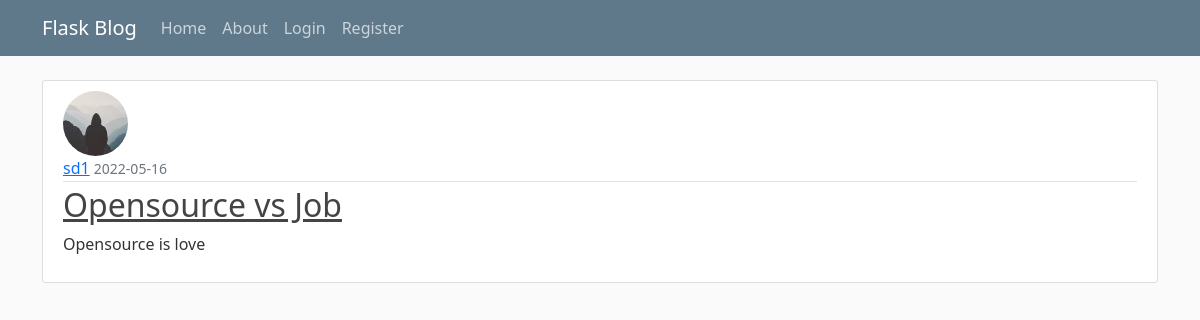
Page /post/9 on the committed database.
### flaskblog/models.py (models this page shows, shortened)
class User(db.Model,UserMixin):
    id = db.Column(db.Integer,primary_key=True)
    username = db.Column(db.String(25),unique=True,nullable=False)
    email = db.Column(db.String(100),unique=True,nullable=False)
    image_file = db.Column(db.String(60),nullable=False,default='default.jpg')
    password = db.Column(db.String(60),nullable=False)
    posts = db.relationship('Post',backref='author',lazy=True)

class Post(db.Model):
    id = db.Column(db.Integer,primary_key=True)
    title = db.Column(db.String(25),nullable=False)
    date_posted = db.Column(db.DateTime,nullable=False,default=datetime.utcnow)
    content = db.Column(db.Text,nullable=False)
    user_id = db.Column(db.Integer,db.ForeignKey('user.id'),nullable=False)

### flaskblog/routes.py (the view)
@app.route('/post/<int:post_id>')
def post(post_id):
    post = Post.query.get_or_404(post_id)
    return render_template('post.html',post=post)

### flaskblog/templates/post.html (shortened to what this page needs)
{% extends "layout.html" %}
{% block content %}
<article class="media content-section">
    <img class="rounded-circle article-img" src="{{ url_for('static',filename='images/'+ post.author.image_file) }}">
    <div class="media-body">
      <div class="article-metadata">
        <a class="mr-2" href="#">{{ post.author.username }}</a>
        <small class="text-muted">{{ post.date_posted.strftime('%Y-%m-%d') }}</small>
      </div>
      <h2><a class="article-title" href="#">{{ post.title }}</a></h2>
      <p class="article-content">{{ post.content }}</p>
    </div>
</article>
{% endblock content %}

### flaskblog/static/main.css (style rules this page uses)
body { background: #fafafa; color: #333333; margin-top: 5rem; }
h1, h2, h3, h4, h5, h6 { color: #444444; }
.content-section { background: #ffffff; padding: 10px 20px; border: 1px solid #dddddd; border-radius: 3px; margin-bottom: 20px; }
.article-title { color: #444444; }
.article-content { white-space: pre-line; }
.article-img { height: 65px; width: 65px; margin-right: 16px; }
.article-metadata { padding-bottom: 1px; margin-bottom: 4px; border-bottom: 1px solid #e3e3e3 }

### rows in the picture
User: image_file (picture), author.username "sd1"
Post: date_posted "2022-05-16", title "Opensource vs Job", content "Opensource is love"
